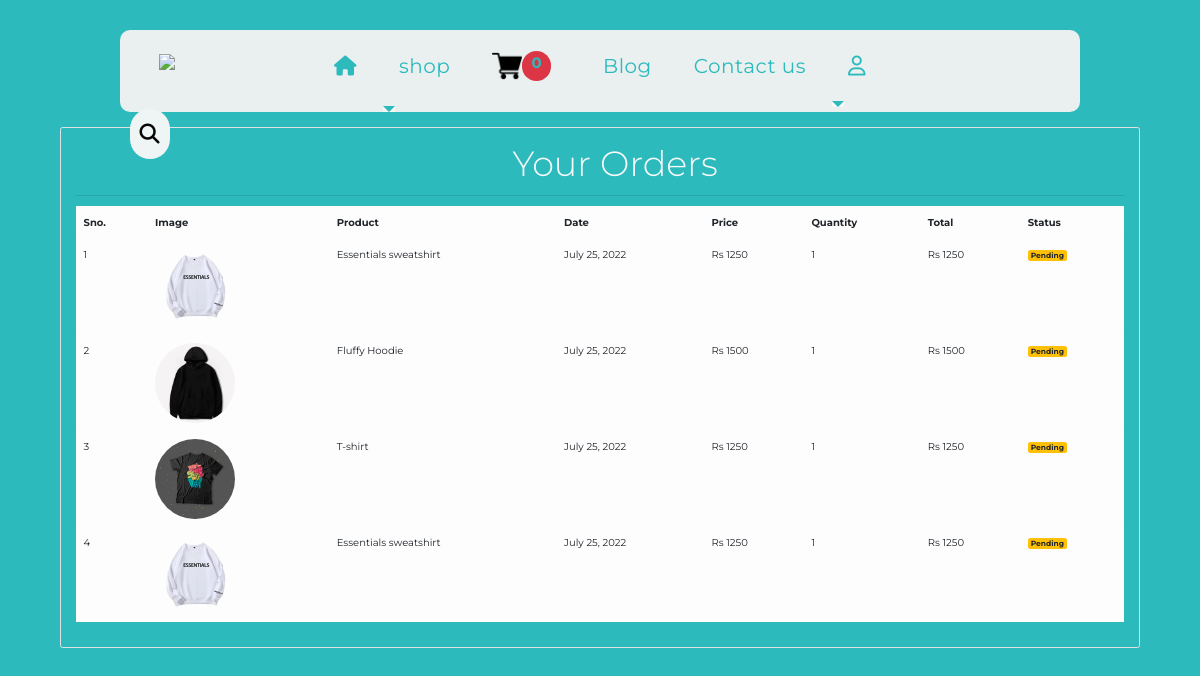
Page /home/orders (signed in) on the committed database.
### Home/models.py (models this page shows, shortened)
class Order(models.Model):
    product = models.ForeignKey(Product,
                                on_delete=models.CASCADE)
    customer = models.ForeignKey(Customer,
                                 on_delete=models.CASCADE)
    quantity = models.IntegerField(default=1)
    price = models.IntegerField()
    color = models.CharField(max_length=50, default='', blank=True, null=True)
    size = models.CharField(max_length=50, default='', blank=True, null=True)
    address = models.CharField(max_length=50, default='', blank=True)
    phone = models.CharField(max_length=50, default='', blank=True)
    date = models.DateField(default=datetime.datetime.today)
    status = models.BooleanField(default=False)
    @staticmethod
    def get_orders_by_customer(customer_id):
        return Order.objects.filter(customer=customer_id).order_by('-date')

class Product(models.Model):
    id=models.AutoField(auto_created=True,primary_key=True)
    category = models.ForeignKey(Category, related_name='products', on_delete=models.CASCADE,null=True, blank=True,)
    name = models.CharField(max_length=200, db_index=True,blank=True)
    slug = models.SlugField(max_length=200, db_index=True,blank=True)
    image=models.ImageField(upload_to=filepath,blank=True)
    description = models.TextField(blank=True)
    price = models.DecimalField(null=True, blank=True,max_digits=10, decimal_places=2)
    available = models.BooleanField(default=True)
    class Meta:
        db_table = "ProductForm"
        ordering = ('name',)
        index_together = (('id', 'slug'),)
    class Meta:
        db_table="Products"

### Home/middlewares/auth.py (the view)
    def middleware(request):
        print(request.session.get('customer'))
        returnUrl = request.META['PATH_INFO']
        print(request.META['PATH_INFO'])
        if not request.session.get('customer'):
           return redirect(f'login?return_url={returnUrl}')
        response = get_response(request)
        return response

### Home/templatetags/custom_filter.py (called while the page is built)
@register.filter(name='currency')
def currency(number):
    return "Rs "+str(number)

@register.filter(name='multiply')
def multiply(number , number1):
    return number * number1

### Home/views.py (called while the page is built)
    def get(self , request ):
        customer = request.session.get('customer')
        orders = Order.get_orders_by_customer(customer)
        print(orders)
        return render(request , 'productpage/orders.html'  , {'orders' : orders})

### templates/productpage/orders.html
{% extends 'base2.html' %}
{% block content %}
{% load cart %}
{% load custom_filter %}
<div class="container">
    <div class="border rounded p-4 m-4">
         <p class="display-4 pl-4 ml-4 title text-light d-flex justify-content-center">Your Orders</p>
         <hr>
         <table class="table table-hover table-light">
            <thead>
                <tr>
                    <th>Sno.</th>
                    <th>Image</th>
                    <th>Product</th>
                    <th>Date</th>
                    <th>Price</th>
                    <th>Quantity</th>
                    <th>Total</th>
                    <th>Status</th>
                </tr>
            </thead>
            <tbody>
                {% for order in orders %}
                <tr>
                    <td>{{forloop.counter}}</td>
                    <td><img style="height: 80px;" class="rounded-circle" src="{{order.product.image.url}}" alt=""></td>
                    <td>{{order.product.name}}</td>
                    <td>{{order.date}}</td>
                    <td>{{order.price|currency}}</td>
                    <td>{{order.quantity}}</td>
                    <td>{{order.quantity|multiply:order.price|currency}}</td>
                    {% if order.status %}
                    <td><small class="badge badge-success">Completed</small></td>
                    {%else%}
                    <td><small class="badge badge-warning">Pending</small></td>
                    {% endif %}
                </tr>
                {% endfor %}
           </tbody>
        </table>
   </div>
</div>
{% endblock %}

### static/css/main.css (style rules this page uses)
* { margin: 0; padding: 0; font-family: 'Montserrat', sans-serif; }
p { color: #9e9aa7; font-weight: 500; line-height: 1.7; }
img { max-width: 100%; }

### static/css/contact.css (style rules this page uses)
* { margin: 0; padding: 0; font-family: 'Poppins', sans-serif; }
html { font-size: 62.5%; overflow-x: hidden; }
body { background: #eee; }

### static/css/style.css (style rules this page uses)
* { margin: 0; padding: 0; font-family: 'Montserrat', sans-serif; }
html { font-size: 62.5%; overflow-x: hidden; }
body { background: #eee; }

### rows in the picture
Order: product.image (picture), product.name "Essentials sweatshirt", date "July 25, 2022", price "Rs 1250", quantity "1", quantity|multiply "Rs 1250", status "Pending"
Order: product.image (picture), product.name "Fluffy Hoodie", date "July 25, 2022", price "Rs 1500", quantity "1", quantity|multiply "Rs 1500", status "Pending"
Order: product.image (picture), product.name "T-shirt", date "July 25, 2022", price "Rs 1250", quantity "1", quantity|multiply "Rs 1250", status "Pending"
Order: product.image (picture), product.name "Essentials sweatshirt", date "July 25, 2022", price "Rs 1250", quantity "1", quantity|multiply "Rs 1250", status "Pending"

### other values in the picture
{{ request.session.cart.keys|length }} "0"
